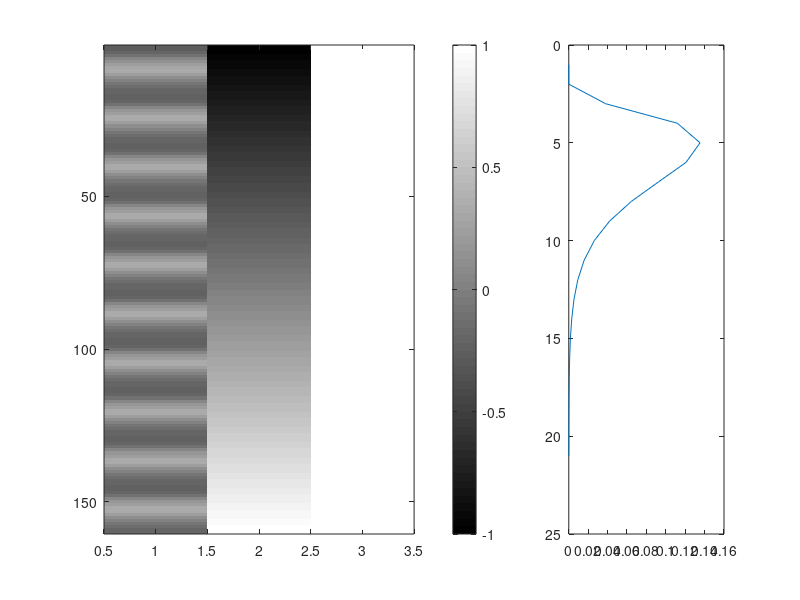

The MATLAB script that drew this image:
function [d, dRaw, hrf] = makeMyDesignMatrix(blockOne, n, TR, hrf)
% makeMyDesignMatrix - makes a design matrix
%
%                       - d/dRaw is the design matrix with/without HRF
%                       - blockOne - e.g. [1 1 1 0]
%                       - n - no. repeats
%                       - TR in sec
%                       - hrf - shape
%               e.g: blockOne  = [ones(1,4) zeros(1,12)]; 
%             [d, dRaw, hrf] = makeDesignMatrix(blockOne, 10)
%
%             figure
%             subplot(2,1,1), imagesc([ d, dRaw ]  )
%             subplot(2,1,2), plot(dRaw ,'k'), hold on, plot(d, 'r')
%
% ma 2015-11-25

if nargin <5; 
    blockOne = [zeros(1,10), ones(1,6)];
%     blockTwo = [ones(1,16)]; % this is just a vector of ones
    n = 10;
    TR = 1.5; % hardcoding is not advised, given time points, could use --> 
                            % diff(t.s([1 2]))
    hrf = makeHrf(TR);
elseif nargin == 2;
    TR = 1.5;
    hrf = makeHrf(TR);
end

% force to column vector using :
blockOne = blockOne(:);
% blockTwo = blockTwo(:);
blockTwo = [ones(1,16)]';

%concatenate
theCat = cat(2,blockOne, blockTwo);
% repmat to n
dRaw = repmat(theCat, n, 1);

% equally spaced 'ramp' from -1 to 1
blockThree = linspace(-1,1,numel(dRaw(:,1)));
blockThree = blockThree(:); % force column

% Convolve with hrf
d = conv(dRaw(:,1), hrf, 'same');

% now de-mean d
d = d - mean(d);

% turn d from 1 column to 3-column
d = [d,  blockThree, dRaw(:,2)]; %reassign d



% draw the design matrix
dispMatrix(hrf, d);



end

 function [hrf] = makeHrf(TR)
% makeHrf - given the TR, return the HRF shape for t = 0 ... 30s
%
% 
 
tau = 2; % time constant (s) 
delta = 2; % time shift  (s)
t = [0:TR:30]; % vector of time points (in steps of TR)
tshift = max(t-delta,0); % shifted, but not < 0
hrf = (tshift ./ tau) .^2 .* exp(-tshift ./tau )./(2*tau); 
 
 end
 

 function [] = dispMatrix(hrf, d)
% dispMatrix - plots the design matrix 
%
%
%
%
% ma 2015-11-25
% see makeMyDesignMatrix

figure
subplot(3,3, [1 2 4 5 7 8])
% imagesc([d, blockThree, dRaw(:,2)], [-1 1]); 
imagesc(d, [-1, 1]);

colormap(gray);
colorbar

% plot(d) , hold on
% plot(dRaw)
% view([90 90])

subplot(3,3, [3 6 9])
plot(hrf)
view(90, 90) % flips the perspective

% figure, imagesc(d');
% colormap(gray);



end
 
 